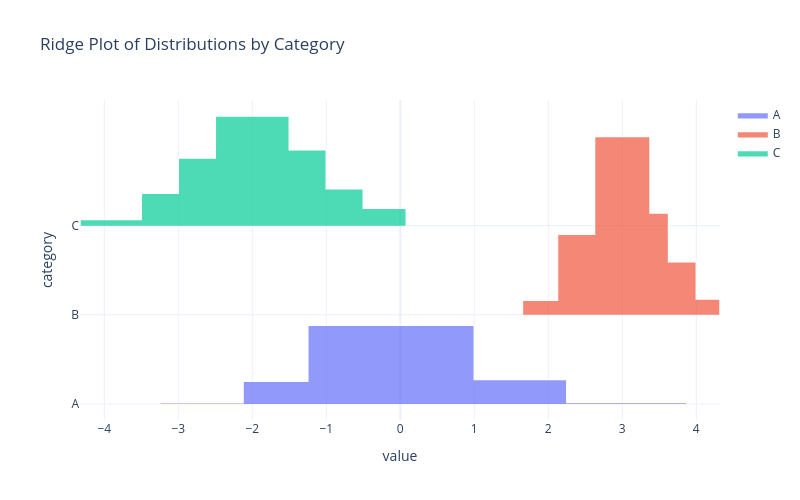

The code cell stored with this chart in its notebook:
### Markdown cell above
## Visualize with Ridge Plot

Now let's create a ridge plot to compare the distributions of each category using optimal histogram binning.

### Code cell
# Create the ridge plot
fig = ridgeplot(
    data_frame=data,
    x="value",
    y="category",
    granularity="best",
    title="Ridge Plot of Distributions by Category",
    height=500,
    width=800,
    template="plotly_white",
)
fig.show()

### Figure 1 — Plotly figure (JSON) as saved in the notebook; plotly's stock layout.template omitted (floating-point values rounded to 4 significant figures)
{"data": [{"hoverinfo": "skip", "line": {"width": 0}, "mode": "lines", "showlegend": false, "type": "scatter", "x": [-4.328, -4.328, -3.5, -3.5, -3, -3, -2.5, -2.5, -1.5, -1.5, -1, -1, -0.5, -0.5, 0.08154, 0.08154], "y": [0.7707, 0.7707, 0.7707, 0.7707, 0.7707, 0.7707, 0.7707, 0.7707, 0.7707, 0.7707, 0.7707, 0.7707, 0.7707, 0.7707, 0.7707, 0.7707]}, {"customdata": [0, 0.02657, 0.02657, 0.14, 0.14, 0.292, 0.292, 0.474, 0.474, 0.328, 0.328, 0.16, 0.16, 0.07566, 0.07566, 0], "fill": "tonexty", "fillcolor": "rgba(0, 204, 150, 0.7)", "hovertemplate": "<b>C</b><br>Value: %{x:.4g}<br>Density: %{customdata:.4g}<br><extra></extra>", "line": {"color": "white", "width": 1.5}, "mode": "lines", "name": "C", "showlegend": true, "type": "scatter", "x": [-4.328, -4.328, -3.5, -3.5, -3, -3, -2.5, -2.5, -1.5, -1.5, -1, -1, -0.5, -0.5, 0.08154, 0.08154], "y": [0.7707, 0.7972, 0.7972, 0.9107, 0.9107, 1.063, 1.063, 1.245, 1.245, 1.099, 1.099, 0.9307, 0.9307, 0.8463, 0.8463, 0.7707]}, {"hoverinfo": "skip", "line": {"width": 0}, "mode": "lines", "showlegend": false, "type": "scatter", "x": [1.65, 1.65, 2.125, 2.125, 2.625, 2.625, 3.375, 3.375, 3.625, 3.625, 4, 4, 4.32, 4.32], "y": [0.3853, 0.3853, 0.3853, 0.3853, 0.3853, 0.3853, 0.3853, 0.3853, 0.3853, 0.3853, 0.3853, 0.3853, 0.3853, 0.3853]}, {"customdata": [0, 0.06321, 0.06321, 0.348, 0.348, 0.7707, 0.7707, 0.44, 0.44, 0.2293, 0.2293, 0.06868, 0.06868, 0], "fill": "tonexty", "fillcolor": "rgba(239, 85, 59, 0.7)", "hovertemplate": "<b>B</b><br>Value: %{x:.4g}<br>Density: %{customdata:.4g}<br><extra></extra>", "line": {"color": "white", "width": 1.5}, "mode": "lines", "name": "B", "showlegend": true, "type": "scatter", "x": [1.65, 1.65, 2.125, 2.125, 2.625, 2.625, 3.375, 3.375, 3.625, 3.625, 4, 4, 4.32, 4.32], "y": [0.3853, 0.4485, 0.4485, 0.7333, 0.7333, 1.156, 1.156, 0.8253, 0.8253, 0.6147, 0.6147, 0.454, 0.454, 0.3853]}, {"hoverinfo": "skip", "line": {"width": 0}, "mode": "lines", "showlegend": false, "type": "scatter", "x": [-3.25, -3.25, -2.125, -2.125, -1.25, -1.25, 1, 1, 2.25, 2.25, 3.875, 3.875], "y": [0, 0, 0, 0, 0, 0, 0, 0, 0, 0, 0, 0]}, {"customdata": [0, 0.005333, 0.005333, 0.09829, 0.09829, 0.3404, 0.3404, 0.1056, 0.1056, 0.006154, 0.006154, 0], "fill": "tonexty", "fillcolor": "rgba(99, 110, 250, 0.7)", "hovertemplate": "<b>A</b><br>Value: %{x:.4g}<br>Density: %{customdata:.4g}<br><extra></extra>", "line": {"color": "white", "width": 1.5}, "mode": "lines", "name": "A", "showlegend": true, "type": "scatter", "x": [-3.25, -3.25, -2.125, -2.125, -1.25, -1.25, 1, 1, 2.25, 2.25, 3.875, 3.875], "y": [0, 0.005333, 0.005333, 0.09829, 0.09829, 0.3404, 0.3404, 0.1056, 0.1056, 0.006154, 0.006154, 0]}], "layout": {"height": 500, "hovermode": "closest", "showlegend": true, "title": {"text": "Ridge Plot of Distributions by Category"}, "width": 800, "xaxis": {"title": {"text": "value"}, "type": "linear"}, "yaxis": {"showticklabels": true, "tickmode": "array", "ticktext": ["A", "B", "C"], "tickvals": [0, 0.3853, 0.7707], "title": {"text": "category"}, "zeroline": false}}}
